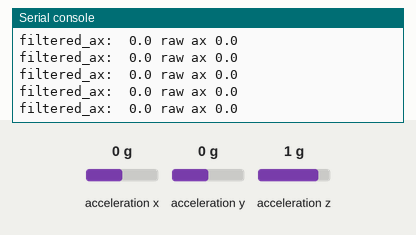
A program run on a simulated Raspberry Pi Pico running MicroPython. On the bench: the last lines printed to the serial console. The inputs (shaded band) are chosen by the test bench; at power-on: acceleration x 0 g, acceleration y 0 g, acceleration z 1 g.

Above: at 1.2 s.
1.3 s: acceleration x set to -1.4 g
At 1.32 s:
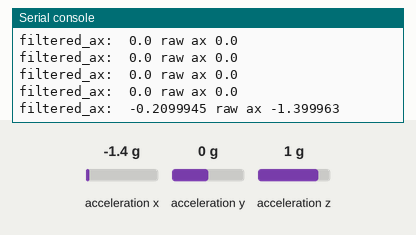
2.8 s: acceleration x set to -0.8 g
At 2.83 s:
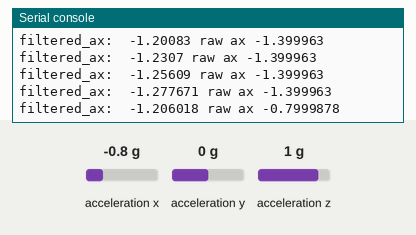
Timing chart, 0 to 5.8 s (numbered marks = the images above; inputs shaded):
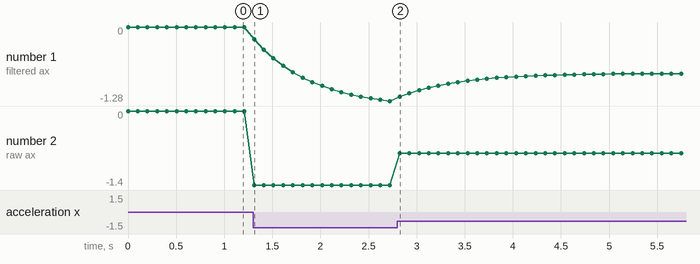

The program:

Pico_LowPassFilter.py
```python
# File: Pico_LowPassFilter.py. Created on 2023-08-18 by Bo Mathisen.
# Low Pass filtering is using in the Pico & MPU6050 proj.
#

from machine import Pin, I2C
import math
import time
from time import sleep

from imu import MPU6050

# Verify Pico I2C channel, SDA and SCL GPIO-ports.
i2c = I2C(0, sda=Pin(0), scl=Pin(1), freq=400_000)

sensor = MPU6050(i2c)  # Test by using MPU6050.
filtered_ax = 0
alpha = 0.85  # must be between 0 and 1 inclusive


def low_pass_filter(prev_value, new_value):
    return alpha * prev_value + (1 - alpha) * new_value


while True:
    ax_new = sensor.accel.x  # make a new reading from I2C-pin
    filtered_ax = low_pass_filter(filtered_ax, ax_new)
    print("filtered_ax: ", filtered_ax, "raw ax", ax_new)
    time.sleep(1/10)
```

Measured:
- after the input at 1.3 s, the serial console: prints a new line at once (image 1)
- plotted number 1: 0 → -1.28 after the input at 1.3 s
- plotted number 2: 0 → -1.4 after the input at 1.3 s
